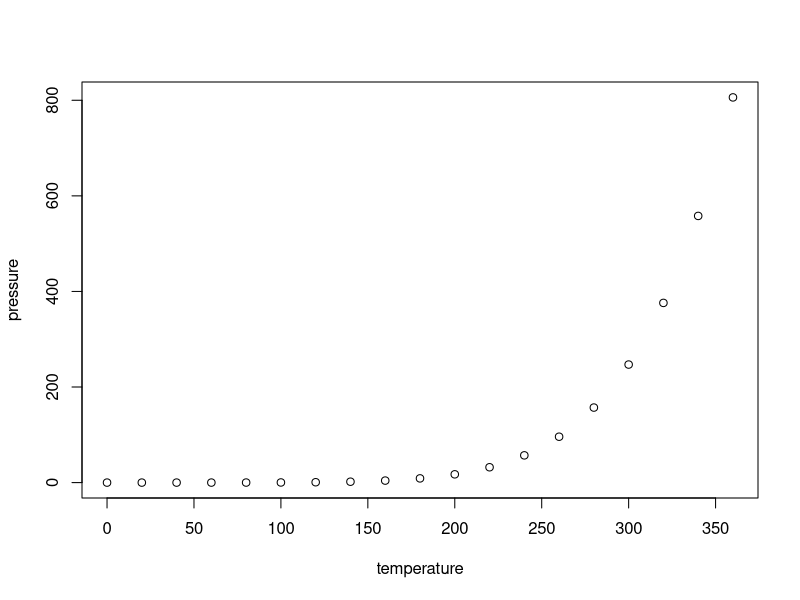
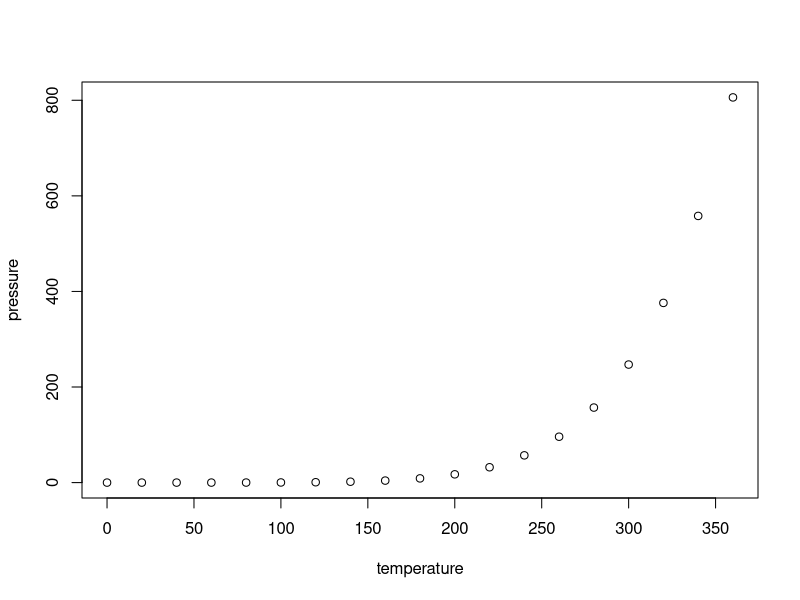
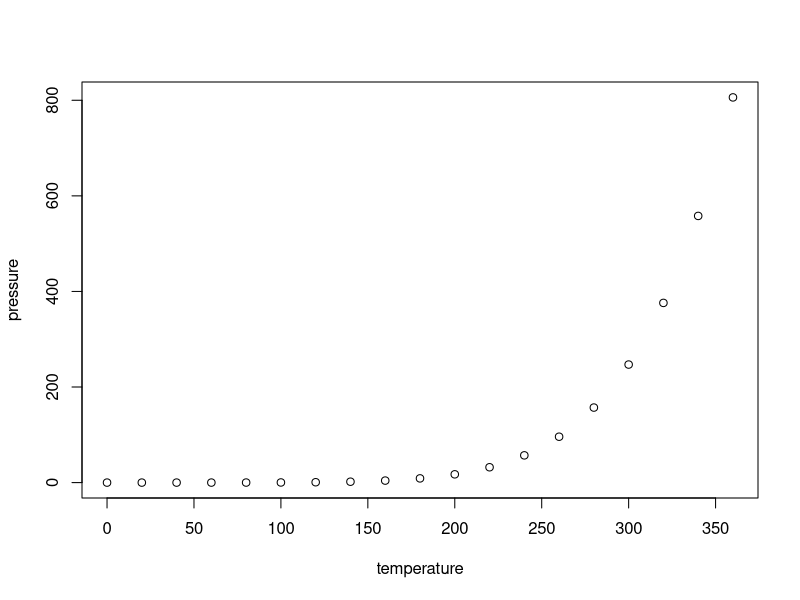
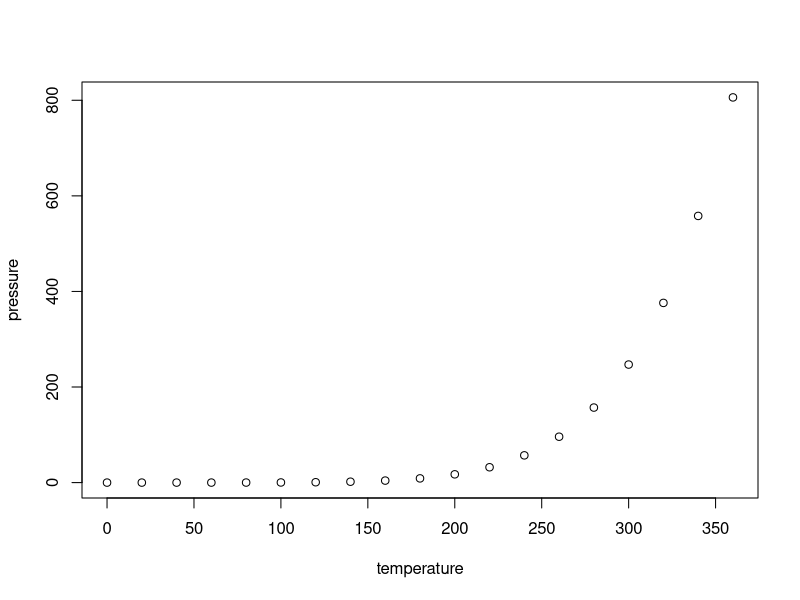

These figures' R source, in order:
## ---- chunk 1
plot(pressure)
## ---- chunk 2
knitr::opts_chunk$set(fig.width=4, fig.height=4)
plot(pressure)
## ---- chunk 3
plot(pressure)
## ---- chunk 4
plot(pressure)
## ---- chunk 5
knitr::include_graphics("https://vnote-1251564393.cos.ap-chengdu.myqcloud.com/1586666475_20200412124107047_26263.png")
